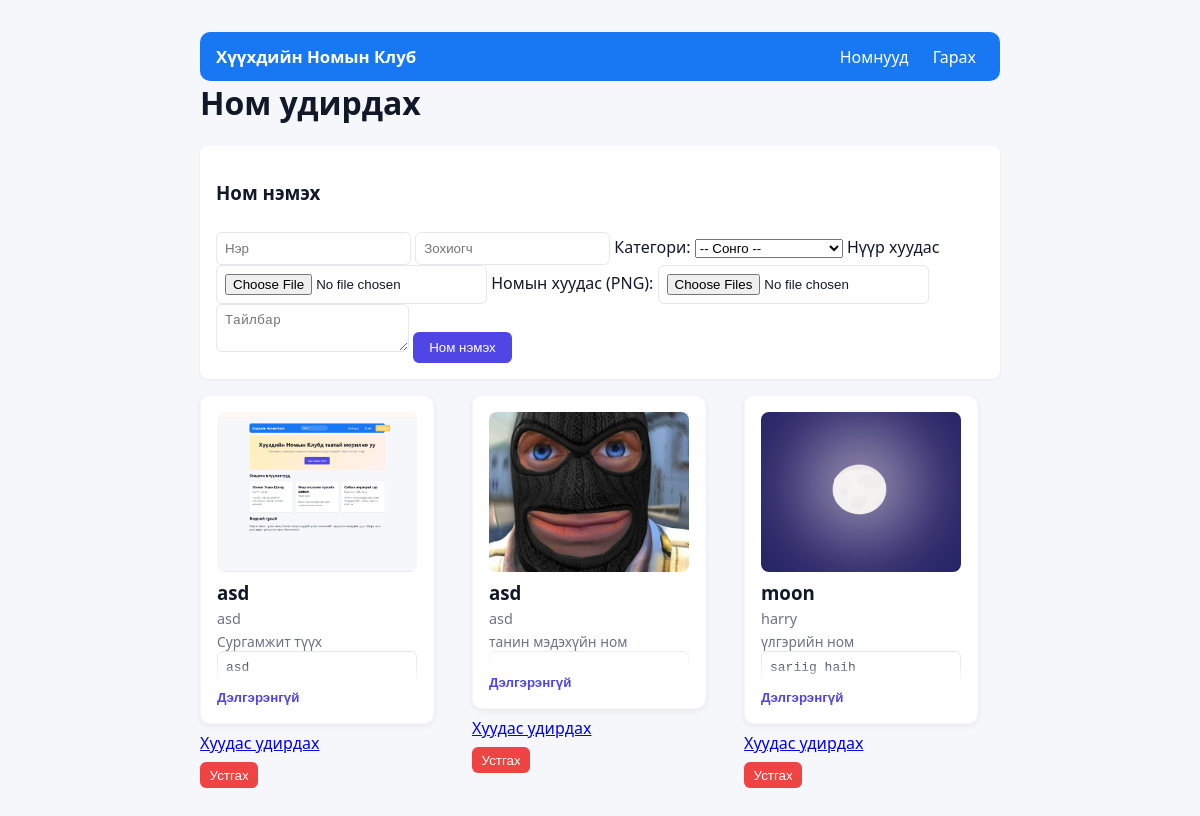
The page /admin/books (signed in) on the database its author committed.
### tables this page shows
CREATE TABLE books (
        id INTEGER PRIMARY KEY AUTOINCREMENT,
        title TEXT NOT NULL,
        author TEXT,
        description TEXT
    , image TEXT, category TEXT);

### app.py (the view)
@app.route('/admin/books')
def admin_books():
    if not session.get('is_admin'):
        return redirect(url_for('admin_login'))
    conn = get_db_connection()
    rows = conn.execute('SELECT id, title, author, description, image, category FROM books ORDER BY id DESC').fetchall()
    books = [dict(r) for r in rows]
    conn.close()
    return render_template('admin_books.html', books=books)

### app.py (called while the page is built)
def get_db_connection():
    db_path = os.path.join(app.instance_path, 'database.db')
    conn = sqlite3.connect(db_path)
    conn.row_factory = sqlite3.Row
    return conn

### templates/admin_books.html (shortened to what this page needs)
<!doctype html>
<html lang="en">
  <head>
    <link rel="stylesheet" href="/static/style.css">
  </head>
  <body>
    <div class="container">
      <nav class="nav">
        <div class="nav-left">
          <a href="/" class="logo">Хүүхдийн&nbsp;Номын&nbsp;Клуб</a>
        </div>
        <div class="nav-right">
          <a href="/books">Номнууд</a>
          <a href="/logout">Гарах</a>
        </div>
      </nav>
      <main>
        <h1>Ном удирдах</h1>
        <section class="note-form">
          <h3>Ном нэмэх</h3>
          <form method="post" action="/admin/books/add" enctype="multipart/form-data">
            <input name="title" placeholder="Нэр" required />
            <input name="author" placeholder="Зохиогч" />
            <label>Категори:
              <select name="category">
                <option value="">-- Сонго --</option>
              </select>
            </label>
            <label>Нүүр хуудас <input name="image" type="file" accept="image/*" /></label>
            <label>Номын хуудас (PNG): <input name="pages" type="file" accept="image/png" multiple /></label>
            <textarea name="description" placeholder="Тайлбар"></textarea>
            <button type="submit">Ном нэмэх</button>
          </form>
        </section>
        <section class="books-grid">
          {% for b in books %}
            <div class="admin-book">
              <div class="admin-book-cover">
                <a class="book-card" href="{{ url_for('book_detail', book_id=b.id) }}">
                  {% if b.image %}
                    <img src="{{ url_for('static', filename='uploads/' ~ b.image) }}" alt="{{ b.title }} cover" />
                  {% else %}
                    <div class="no-cover">Давхар бүрхүүл байхгүй</div>
                  {% endif %}
                <div class="admin-book-info">
                    <h3 style="margin:.5rem 0 0">{{ b.title }}</h3>
                    <p class="author">{{ b.author }}</p>
                    {% if b.category %}
                      <p class="category" style="font-size:.86rem;color:#6b7280;margin:.25rem 0 0">{{ b.category }}</p>
                    {% endif %}
                    <div class="admin-desc"><pre style="white-space:pre-wrap;margin:0;padding:8px;border:1px solid #e5e7eb;border-radius:6px;background:#fff">{{ b.description }}</pre></div>
                  </div>
                </a>
                <div class="admin-book-actions">
                  <a class="button" href="{{ url_for('admin_book_pages', book_id=b.id) }}">Хуудас удирдах</a>
                  <form method="post" action="/admin/books/delete/{{ b.id }}" onsubmit="return confirm('Delete this book?');">
                    <button class="delete" type="submit">Устгах</button>
                  </form>
                </div>
              </div>
            </div>
          {% endfor %}
        </section>
      </main>
    </div>
  </body>
  </html>

### static/style.css (style rules this page uses)
:root { --bg:#f5f7fb; --card:#ffffff; --accent:#4f46e5; --muted:#6b7280; }
* { box-sizing:border-box }
body { font-family:system-ui,-apple-system,Segoe UI,Roboto,'Helvetica Neue',Arial; background:var(--bg); margin:0; padding:2rem; color:#111827; }
.container { max-width:800px; margin:0 auto; position:relative; }
h1 { margin-top:0 }
.note-form { display:flex;flex-direction:column;gap:.5rem;background:var(--card);padding:1rem;border-radius:8px;box-shadow:0 1px 2px rgba(16,24,40,.05) }
.note-form input,.note-form textarea { padding:.5rem;border:1px solid #e5e7eb;border-radius:6px }
.note-form button { background:var(--accent);color:#fff;padding:.5rem 1rem;border:none;border-radius:6px;cursor:pointer }
.delete { background:#ef4444;border:none;color:white;padding:.35rem .6rem;border-radius:6px;cursor:pointer }
.nav { display:flex;justify-content:space-between;align-items:center;padding:.5rem 1rem;border-radius:10px;background:#1877f2;color:white;flex-wrap:nowrap;gap:.5rem;overflow:hidden }
.logo { font-weight:700;color:#fff;text-decoration:none;font-size:1.05rem;white-space:nowrap }
.nav-right { display:flex;align-items:center;gap:.5rem }
.nav-right a { color:#fff;text-decoration:none;padding:.35rem .5rem;border-radius:6px }
.container, .nav, .hero, .book-card, .card { position:relative;z-index:1 }
.books-grid { display:grid;grid-template-columns:repeat(auto-fill,minmax(220px,1fr));gap:1rem;margin-top:1rem }
.book-card { background:var(--card); padding:1rem; border-radius:10px; box-shadow:0 2px 6px rgba(0,0,0,0.06); display:block; color:inherit; text-decoration:none; transition:box-shadow .18s ease, transform .18s ease; overflow:hidden; border:1px solid rgba(15,23,42,0.03); -webkit-tap-highlight-color: transparent; }
.book-card img { border-radius:8px;display:block;width:100%;height:160px;object-fit:cover;margin-bottom:.5rem }
.book-card h3 { margin:.25rem 0 }
.book-card h3, .book-card .author, .book-card .desc { position:relative;z-index:1;transition:color .2s ease }
.book-card::before { display:none }
.book-card .author { color:var(--muted);font-size:.9rem;margin:.25rem 0 }
.book-card:link,.book-card:visited { color:inherit }
.admin-book { display:flex;gap:12px;align-items:flex-start }
.admin-book-cover { flex:0 0 220px;display:flex;flex-direction:column;gap:8px }
.admin-book-info { flex:1 }
.admin-book-actions { display:flex;flex-direction:column;gap:8px }
.admin-book-actions .button { display:inline-block }
.admin-book-cover img { width:200px;height:160px;object-fit:cover;border-radius:8px }
.admin-desc { max-height:4.5em;overflow:hidden;position:relative;color:#374151 }
.admin-desc::after { content:'';position:absolute;left:0;right:0;bottom:0;height:1.4em;background:linear-gradient(180deg, rgba(255,255,255,0), #fff) }

### rows shown on the page
books: image (picture), title "asd", author "asd", category "Сургамжит түүх", description "asd"
books: image (picture), title "asd", author "asd", category "танин мэдэхүйн ном"
books: image (picture), title "moon", author "harry", category "үлгэрийн ном", description "sariig haih"
